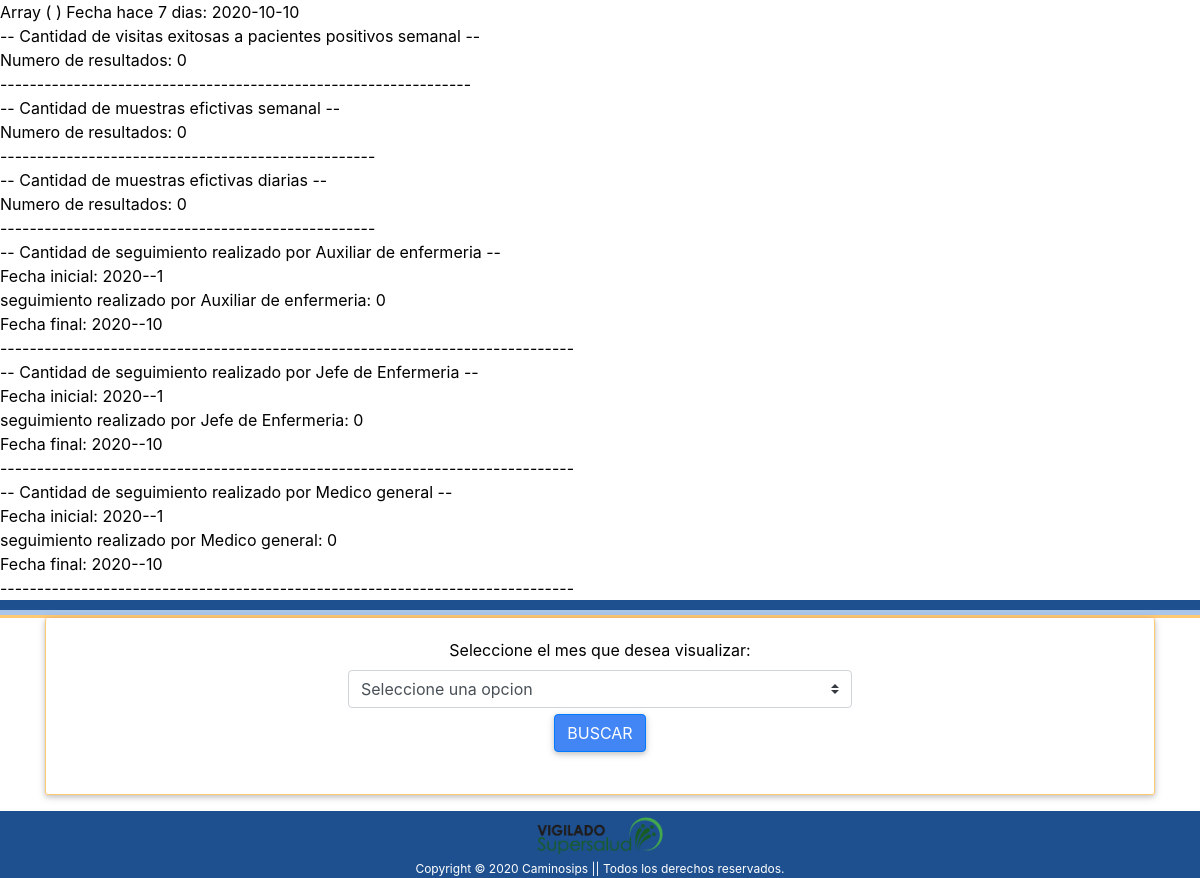
/informes.php, run on an earlier commit of the app's database.
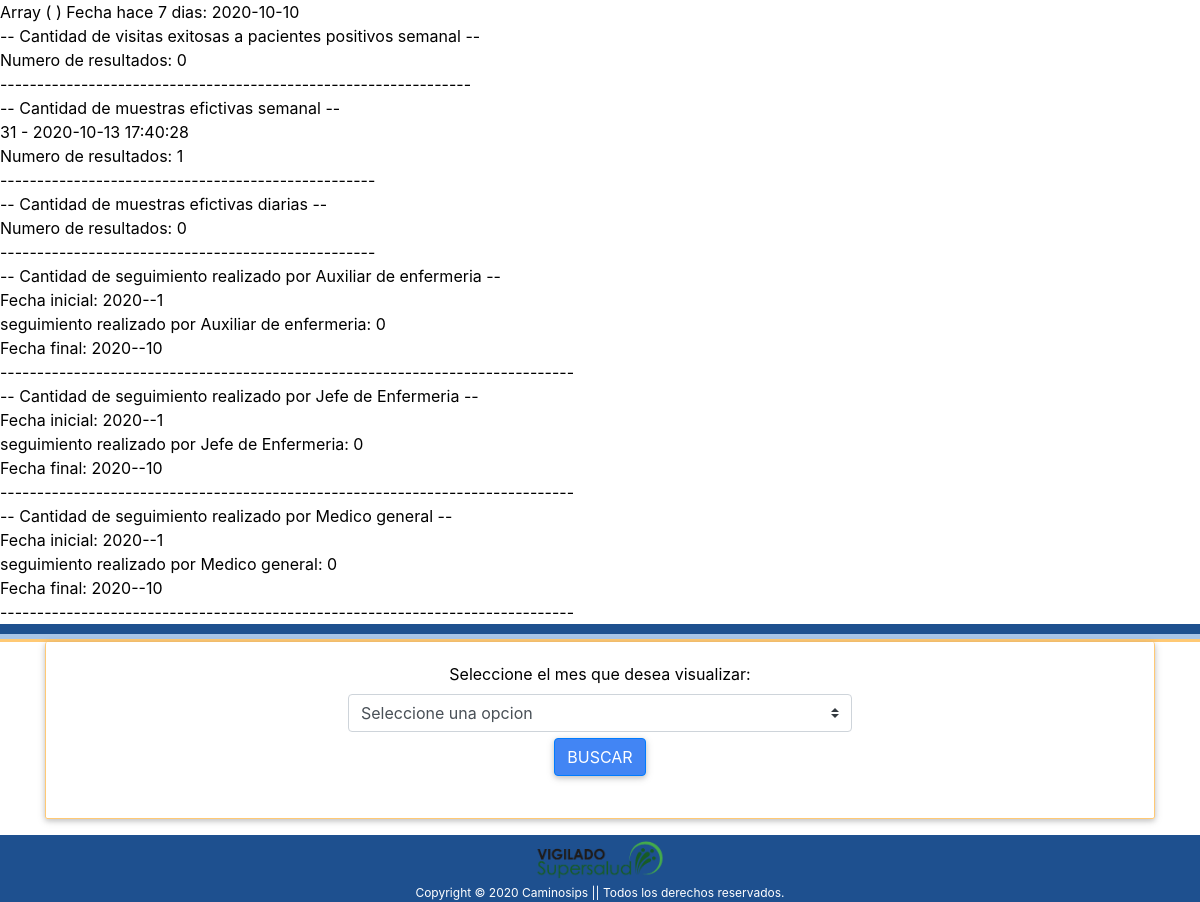
And on a later commit of the database.
### tables this page shows
CREATE TABLE IF NOT EXISTS `prog_toma_muestra` (
  `id` int(11) NOT NULL AUTO_INCREMENT,
  `usuario_id` int(11) DEFAULT NULL,
  `pacientes_id` int(11) NOT NULL,
  `acepta_visita` text,
  `fecha_programacion` datetime DEFAULT NULL,
  `fecha_realizacion` datetime DEFAULT NULL,
  `visita_exitosa` varchar(50) DEFAULT NULL,
  `tipo_prueba` varchar(50) DEFAULT NULL,
  `observacion` varchar(45) DEFAULT NULL,
  `motivo` text,
  `programacion_atencion` varchar(45) DEFAULT NULL,
  `programa_pertenece` varchar(45) DEFAULT NULL,
  `fecha_entrega_lab` date DEFAULT NULL,
  `fecha_procesamiento` date DEFAULT NULL,
  `fecha_resultado` date DEFAULT NULL,
  `resultado` enum('Positivo','Negativo','Pendiente') DEFAULT 'Pendiente',
  `estado_proceso` varchar(10) NOT NULL DEFAULT 'ACTIVO',
  `notificado` varchar(2) NOT NULL DEFAULT 'NO',
  `fecha_notificacion` datetime DEFAULT NULL,
  `fecha_registro` datetime DEFAULT CURRENT_TIMESTAMP,
  PRIMARY KEY (`id`),
  KEY `index_paciente` (`pacientes_id`),
  KEY `usuario_id` (`usuario_id`),
  CONSTRAINT `FK_prog_toma_muestra_usuarios` FOREIGN KEY (`usuario_id`) REFERENCES `usuarios` (`id`),
  CONSTRAINT `prog_toma_muestra_ibfk_1` FOREIGN KEY (`pacientes_id`) REFERENCES `pacientes` (`id`)
);

### informes.php (the view, shortened to what this page needs)
<?php
require_once 'conexion.php';
print_r($_REQUEST);
$anio = date('Y');
$mes = date('m');
$dia = date('d');
$semanal = 7;
for ($semanal; $semanal != 1; $semanal--) {
    $dia--;
}
echo('Fecha hace 7 dias: ' . $anio.'-'.$mes.'-'.$dia);
$semanal = $anio.'-'.$mes.'-'.$dia;
$stm = $conexion->prepare(
    "SELECT * FROM prog_toma_muestra
    WHERE visita_exitosa = 'SI' AND resultado = 'Positivo'
    AND DATE(fecha_registro) BETWEEN ? AND DATE(NOW())"
);
$stm->execute(array($semanal));
echo '<br> -- Cantidad de visitas exitosas a pacientes positivos semanal -- <br>';
print_r('Numero de resultados: ' . $stm->rowCount() . '<br>');
echo '----------------------------------------------------------------';
$stm = $conexion->prepare(
    "SELECT * FROM prog_toma_muestra
    WHERE fecha_realizacion IS NOT NULL
    AND DATE(fecha_registro) BETWEEN ? AND DATE(NOW())"
);
$stm->execute(array($semanal));
$res = $stm->fetchAll(PDO::FETCH_OBJ);
echo '<br> -- Cantidad de muestras efictivas semanal -- <br>';
foreach ($res as $dato ) {
    echo $dato->id . ' - ' . $dato->fecha_registro . '<br>';
}
print_r('Numero de resultados: ' . $stm->rowCount() . '<br>');
echo '---------------------------------------------------';
$stm = $conexion->prepare(
    "SELECT * FROM prog_toma_muestra
    WHERE fecha_realizacion IS NOT NULL
    AND DATE(fecha_registro) = DATE(NOW())"
);
$stm->execute();
echo '<br> -- Cantidad de muestras efictivas diarias -- <br>';
print_r('Numero de resultados: ' . $stm->rowCount() . '<br>');
echo '--------------------------------------------------- <br>';
$mensual = $_REQUEST['mes'];
$fecha_inicial = date('Y') . '-' . $mensual . '-' . 1;
$fecha_final = date('Y') . '-' . $mensual . '-' . $dia;
for ($i=1; $i <= 3; $i++) {
    $stm = $conexion->prepare(
        "SELECT * FROM seguimiento_paciente
        INNER JOIN usuarios ON id_usuario = usuarios.id
        WHERE roles = $i AND DATE(fecha_hora) BETWEEN ? AND ?"
    );
    $stm->execute(array($fecha_inicial,$fecha_final));
    $numero_seg = $stm->rowCount();
    switch ($i) {
        case 1:
            $rol = 'Auxiliar de enfermeria';
            break;
        case 2:
            $rol = 'Jefe de Enfermeria';
            break;
        case 3:
            $rol = 'Medico general';
            break;
    }
    echo '-- Cantidad de seguimiento realizado por ' . $rol . ' -- <br>';
    echo 'Fecha inicial: ' . $fecha_inicial .'<br>';
    echo 'seguimiento realizado por ' . $rol . ': ' . $numero_seg . '<br>';
    echo 'Fecha final: ' . $fecha_final .'<br>';
    echo '------------------------------------------------------------------------------ <br>';
}
require_once 'views/informes_views.php';

What changed in the data, as far as the page shows it:
added prog_toma_muestra: id "31", fecha_registro "2020-10-13 17:40:28"
Also different on the page:
text no longer shown: "Numero de resultados: 0 Numero de resultados: 0 Numero de resultados: 0"
text now shown: "Numero de resultados: 0 Numero de resultados: 1 Numero de resultados: 0"
